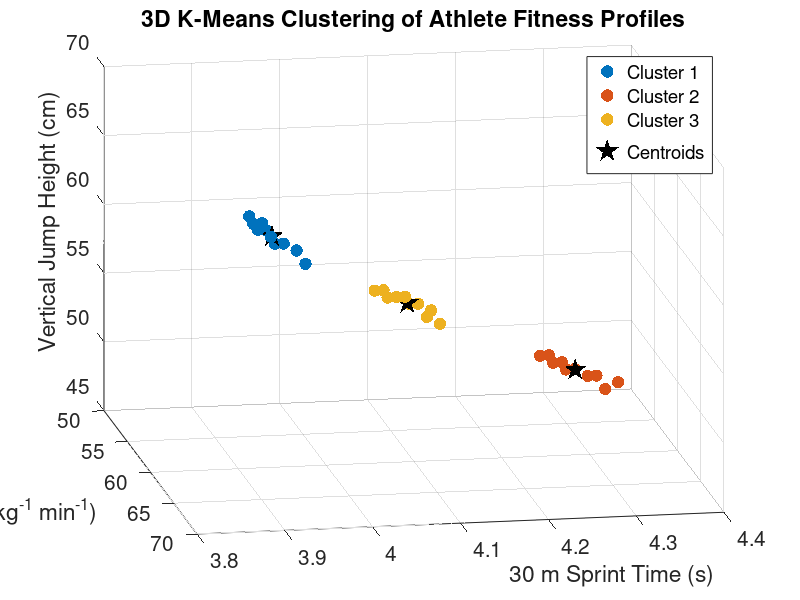

MATLAB code to generate this figure: (Note: this script raises an error after producing the figure.)
% Prog_19a.m: Clustering Athlete Data.
% [VO2max,Sprint30m,VerticalJump]
X=[
68 3.88 66
67 3.90 65
66 3.92 64
65 3.94 63
67 3.89 66
66 3.91 64
68 3.87 67
65 3.95 62
66 3.90 65
67 3.88 66

60 4.08 57
59 4.10 56
61 4.06 58
60 4.09 57
58 4.13 55
59 4.11 56
61 4.05 58
60 4.07 57
59 4.12 55
58 4.14 54

53 4.32 48
52 4.35 47
54 4.30 49
55 4.28 50
51 4.38 46
52 4.34 47
53 4.31 48
54 4.29 49
55 4.27 50
52 4.36 46
];
% Standardize variables.
Xstd=zscore(X);
% K-means clustering.
rng(1)                 % Reproducible results
k=3;
[idx,C]=kmeans(Xstd,k,'Replicates',20,'Display','final');
% Scatter plot.
figure
colors=lines(k);
hold on
for i=1:k
    ind=idx==i;
    scatter3(X(ind,1),X(ind,2),X(ind,3),...
        80,colors(i,:),'filled');
end
% Convert centroids back to original units.
C_original=C.*std(X)+mean(X);
% Plot cluster centroids.
scatter3(C_original(:,1), ...
         C_original(:,2), ...
         C_original(:,3), ...
         300,'k','p','filled')
xlabel('VO_2 max (mL kg^{-1} min^{-1})')
ylabel('30 m Sprint Time (s)')
zlabel('Vertical Jump Height (cm)')
title('3D K-Means Clustering of Athlete Fitness Profiles')
legend('Cluster 1','Cluster 2','Cluster 3','Centroids', ...
       'Location','best')
grid on
set(gca,'FontSize',15)
view(80,20)
rotate3d on
% Cluster membership.
Athlete=(1:size(X,1))';
Results=table(Athlete,...
                X(:,1),...
                X(:,2),...
                X(:,3),...
                idx,...
'VariableNames',{'Athlete',...
'VO2max',...
'Sprint30m',...
'JumpHeight',...
'Cluster'});
disp(Results)
% Number of athletes in each cluster.
disp('Athletes per cluster')
tabulate(idx)
% End Prog_19a.m.
